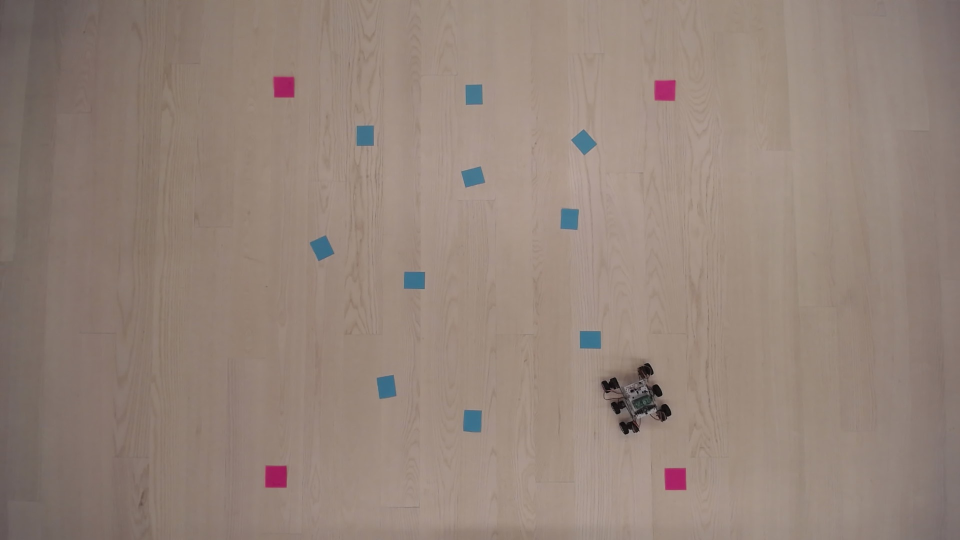
#> input picture src/img_processing/final_graph/graph_rover4.jpg, 1920 x 1080 px (shown at 1/2 size)
$ python find_rover2.py
#> lines starting #> are read from the running program, lines starting #| are printed output that depends on the picture; after the words box and inside, x2 and y2 are one past the last pixel; in counts of white or black regions, pixels touching at a corner belong together
### src/img_processing/img_tools.py
import cv2
import numpy as np
import matplotlib.pyplot as plt
import networkx as nx
import math
import scipy.spatial


def load_img(path):
    """Loads an image from the specified file path and resizes it by 50%.

    Args:
        path (str): Path of the image file.

    Returns:
        ndarray: Resized image.
    """
#> called with path = 'final_graph/graph_rover4.jpg'
    img = cv2.imread(path)
#> img is the input picture: shape (1080, 1920, 3); mean B, G, R 121.7, 131.9, 148.6
    return cv2.resize(img, (0, 0), fx=0.5, fy=0.5)
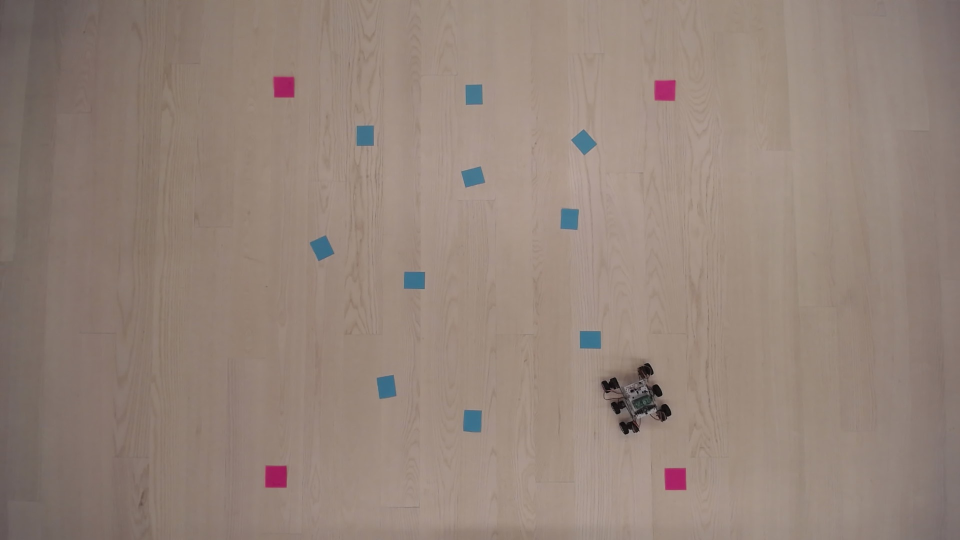
#> returned value: shape (540, 960, 3); mean of channels 0, 1, 2 121.9, 132, 148.7; drawn as B, G, R


# [8 lines left out: function print_img, not called in this run]


def img_treshold(img, HMin=95, SMin=59, VMin=0, HMax=104, SMax=255, VMax=255):
    """Applies threshold to an image based on HSV values.

    Args:
        img (ndarray): Image on which threshold is to be applied.
        HMin, SMin, VMin, HMax, SMax, VMax (int, optional): Min and Max values for Hue, Saturation and Value.

    Returns:
        ndarray: Thresholded image.
    """
#> called with HMin = 145, SMin = 96, VMin = 0, HMax = 179, SMax = 255, VMax = 255
    hsv = cv2.cvtColor(img, cv2.COLOR_BGR2HSV)
#> hsv: shape (540, 960, 3); mean H, S, V 12.9, 47.8, 149.2
    mask = cv2.inRange(hsv, (HMin, SMin, VMin), (HMax, SMax, VMax))
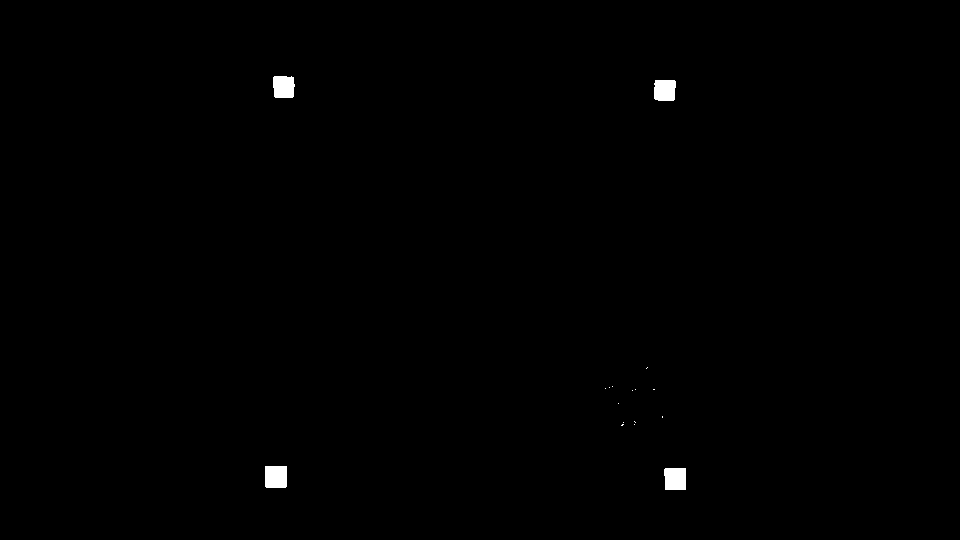
#> mask: shape (540, 960); 0.36% white; 17 white regions (13 under 20 px)
    return mask


def get_countours(img, min_contour_area=500):
    """Get contours from an image.

    Args:
        img (ndarray): Image from which to get contours.
        min_contour_area (int, optional): Minimum contour area to consider. Default is 500.

    Returns:
        list: List of contours which area is greater than the minimum contour area.
        hierarchy: Hierarchy of the contours.
    """
#> called with min_contour_area = 100
    contours, hierarchy = cv2.findContours(
        img, cv2.RETR_EXTERNAL, cv2.CHAIN_APPROX_NONE
    )
#> contours = 17 contours, 13 with area under 20; largest, box (x1, y1, x2, y2) and area: (265, 466, 287, 488) 440, (664, 468, 686, 490) 427, (273, 76, 295, 98) 406, (654, 80, 676, 101) 398
    valid_contours = []
    valid_hierarchy = []

    for i, cnt in enumerate(contours):
        area = cv2.contourArea(cnt)
        if area > min_contour_area:
            valid_contours.append(cnt)
            valid_hierarchy.append(hierarchy[0][i])
#> this loop made 17 passes
#> area on passes 1, 2, 16, 17: 427, 440, 398, 406.5
#> after the loop, valid_contours = 4 contours; box (x1, y1, x2, y2) and area: (265, 466, 287, 488) 440, (664, 468, 686, 490) 427, (273, 76, 295, 98) 406, (654, 80, 676, 101) 398; valid_hierarchy = [[1, -1, -1, -1], [2, 0, -1, -1], [16, 14, -1, -1], [-1, 15, -1, -1]]

    return valid_contours, np.array([valid_hierarchy])


def draw_contours(img, contours, hierarchy, idx=-1, color=(0, 255, 0), thickness=2):
    """Draws contours on an image.

    Args:
        img (ndarray): Image on which to draw contours.
        contours (list): Contours to be drawn.
        hierarchy (ndarray): Hierarchy of contours.
        idx (int, optional): Parameter indicating a contour to draw. If it is negative, all the contours are drawn.
        color (tuple, optional): Color of the contours.
        thickness (int, optional): Thickness of the contours.

    Returns:
        ndarray: Image with contours drawn.
    """
    cv2.drawContours(img, contours, idx, color, thickness, hierarchy=hierarchy)
    return img


def get_centre(contours):
    """Finds the center of contours.

    Args:
        contours (list): List of contours.

    Returns:
        list: List of center points for all contours.
    """
    centres = []
    for cnt in contours:
        M = cv2.moments(cnt)
        if M["m00"] != 0:
            cx = int(M["m10"] / M["m00"])
            cy = int(M["m01"] / M["m00"])
            centres.append((cx, cy))
    return centres


def draw_centre(img, centres, color=(0, 0, 255), thickness=2):
    """Draws center points on an image.

    Args:
        img (ndarray): Image on which to draw center points.
        centres (list): List of center points.
        color (tuple, optional): Color of the center points.
        thickness (int, optional): Thickness of the center points.

    Returns:
        ndarray: Image with center points drawn.
    """
    for centre in centres:
        cv2.circle(img, centre, 5, color, thickness)
    return img


def sort_points(centres):
    """Sorts a list of points based on their sum and difference.

    Args:
        centres (list): List of points to be sorted.

    Returns:
        ndarray: Array of sorted points.
    """

    # The top-left point will have the smallest sum whereas
    # the bottom-right point will have the largest sum
    centres = np.asarray(centres)
    s = centres.sum(axis=1)
    diff = np.diff(centres, axis=1)

    # Top-left point has smallest sum...
    # np.argmin(s) gives the index of min element
    # 'centres' is an array so we use centres[index] to access the element
    tl = centres[np.argmin(s)]

    # Bottom-right point has largest sum
    br = centres[np.argmax(s)]

    # Top-right point has smallest difference
    tr = centres[np.argmin(diff)]

    # Bottom-left point has largest difference
    bl = centres[np.argmax(diff)]

    return np.array([tl, tr, br, bl], dtype="float32")


def descrew(img, sorted_pts, real_width_cm, real_height_cm, dist_meas=False):
    """Corrects the perspective of an image.

    Args:
        img (ndarray): Image to be corrected.
        sorted_pts (ndarray): Sorted points defining the perspective.
        real_width_cm (float): Actual width of the object in the image.
        real_height_cm (float): Actual height of the object in the image.

    Returns:
        ndarray: Image with corrected perspective.
    """

    # Given that you know the real-world distances between the corner points,
    # we can assume the destination image should have this size.
    # We'll convert it to pixels assuming a DPI of 96 (common for web images).
    # This is used only for visualizing the result. For further calculations,
    # you'd need to keep using the real-world distances instead of pixels.

    dpi = 96  # Common DPI for web images, change it if you know the actual DPI of your image.
    dst_width_px = int(real_width_cm * dpi / 2.54)
    dst_height_px = int(real_height_cm * dpi / 2.54)

    if not dist_meas:
        dst = np.array(
            [
                [0, 0],
                [dst_width_px - 1, 0],
                [dst_width_px - 1, dst_height_px - 1],
                [0, dst_height_px - 1],
            ],
            dtype="float32",
        )
    else:
        dst = np.array(
            [
                [0, 0],
                [dst_width_px // 5 - 1, 0],
                [dst_width_px // 5 - 1, dst_height_px // 5 - 1],
                [0, dst_height_px // 5 - 1],
            ],
            dtype="float32",
        )

    # Calculate the perspective transform matrix and warp the perspective.
    M = cv2.getPerspectiveTransform(sorted_pts, dst)
    dst_width_px = dst_width_px // 5 if dist_meas else dst_width_px
    dst_height_px = dst_height_px // 5 if dist_meas else dst_height_px

    warp = cv2.warpPerspective(img, M, (dst_width_px, dst_height_px))
    print(f"New width: {dst_width_px}")
    print(f"New height: {dst_height_px}")

    return warp


# [121 lines left out: functions create_graph, draw_graph, draw_centre_and_lines, not called in this run]


def relative_orientation(template , current ) -> np.float32:
    reference_frame = cv2.cvtColor(template, cv2.COLOR_BGR2GRAY)
    current_frame = cv2.cvtColor(current, cv2.COLOR_BGR2GRAY)

    sift = cv2.SIFT_create()

    reference_keypoints, reference_descriptors = sift.detectAndCompute(
        reference_frame, None
    )
    current_keypoints, current_descriptors = sift.detectAndCompute(current_frame, None)

    matcher = cv2.FlannBasedMatcher()
    matches = matcher.knnMatch(reference_descriptors, current_descriptors, k=2)

    good_matches = []
    for m, n in matches:
        if m.distance < 0.75 * n.distance:
            good_matches.append(m)

    reference_points = [reference_keypoints[m.queryIdx].pt for m in good_matches]
    current_points = [current_keypoints[m.trainIdx].pt for m in good_matches]
    transformation, _ = cv2.estimateAffine2D(
        np.array(reference_points), np.array(current_points)
    )

    angle_rad = np.arctan2(transformation[1, 0], transformation[0, 0])
    angle_deg = -np.degrees(angle_rad)

    return angle_deg


# [116 lines left out: functions real_world_dist, detect_rover, detect_nodes, create_graph_spatial, not called in this run]

### src/img_processing/find_rover2.py
import cv2 as cv
import numpy as np
import matplotlib.pyplot as plt
from img_tools import *


def real_world_dist(coords_rover, coords_node, ratio_x, ratio_y):
    temp = coords_rover - coords_node
    temp[0] *= ratio_y
    temp[1] *= ratio_x
    return np.sqrt(temp[0] ** 2 + temp[1] ** 2)

# print(real_world_dist(np.array([0, 0]), np.array([1454, 1266]), 142.4/1266, 142.4/1454))

TEMPLATE = "feat_img/feat_det0.jpg"
DEFAULT_ORIENTATION = 90.0

# ---- Detecting the borders ----
first_img = load_img("final_graph/graph_rover4.jpg")
mask = img_treshold(first_img, HMin=145, SMin=96, VMin=0, HMax=179, SMax=255, VMax=255)
contours, hierarchy = get_countours(mask, 100)
#> contours has the same summary as valid_contours in get_countours
img = draw_contours(first_img, contours, hierarchy, color=(255, 0, 0))
centres = get_centre(contours)
#> the loop in get_centre, `for cnt in contours:` made 4 passes
#> (cx, cy) on passes 1 to 4: (674, 478), (275, 476), (664, 89), (283, 86)
#> after the loop in get_centre, `for cnt in contours:`: centres = [(674, 478), (275, 476), (664, 89), (283, 86)]
#> centres = [(674, 478), (275, 476), (664, 89), (283, 86)]
img = draw_centre(img, centres, color=(255, 0, 0))
#> the loop in draw_centre, `for centre in centres:` made 4 passes
#> after the loop in draw_centre, `for centre in centres:`:
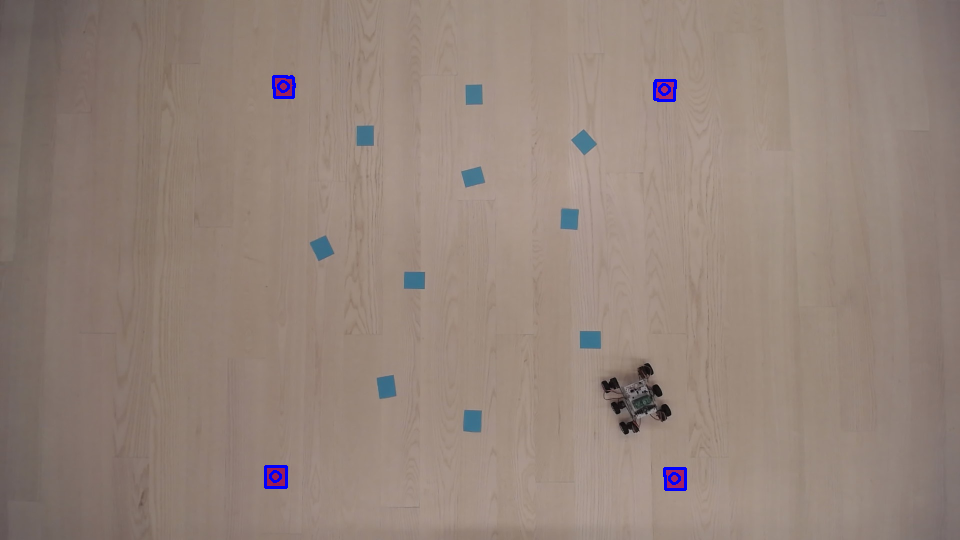
#> img: shape (540, 960, 3); mean of channels 0, 1, 2 122.2, 131.9, 148.3; drawn as B, G, R

sorted_pts = sort_points(centres)
#> in sort_points, `centres = np.asarray(centres)`: centres = [[674, 478], [275, 476], [664, 89], [283, 86]]
#> in sort_points, `s = centres.sum(axis=1)`: s = [1152, 751, 753, 369]
#> in sort_points, `diff = np.diff(centres, axis=1)`: diff = [-196, 201, -575, -197]
#> in sort_points, `tl = centres[np.argmin(s)]`: tl = [283, 86]
#> in sort_points, `br = centres[np.argmax(s)]`: br = [674, 478]
#> in sort_points, `tr = centres[np.argmin(diff)]`: tr = [664, 89]
#> in sort_points, `bl = centres[np.argmax(diff)]`: bl = [275, 476]
#> sorted_pts = [[283, 86], [664, 89], [674, 478], [275, 476]]
real_width_cm, real_height_cm = 175.1 - 7.6, 200.0 - 7.6
img = descrew(img, sorted_pts, real_width_cm, real_height_cm, dist_meas=True)
#> in descrew, `M = cv2.getPerspectiveTransform(sorted_pts, dst)`: M = [[3.34, 0.0685, -950.4], [-0.031, 3.93, -329.5], [-8.36e-06, 0.000122, 1]]
#> in descrew, `warp = cv2.warpPerspective(img, M, (dst_width_px, dst_height_px))`:
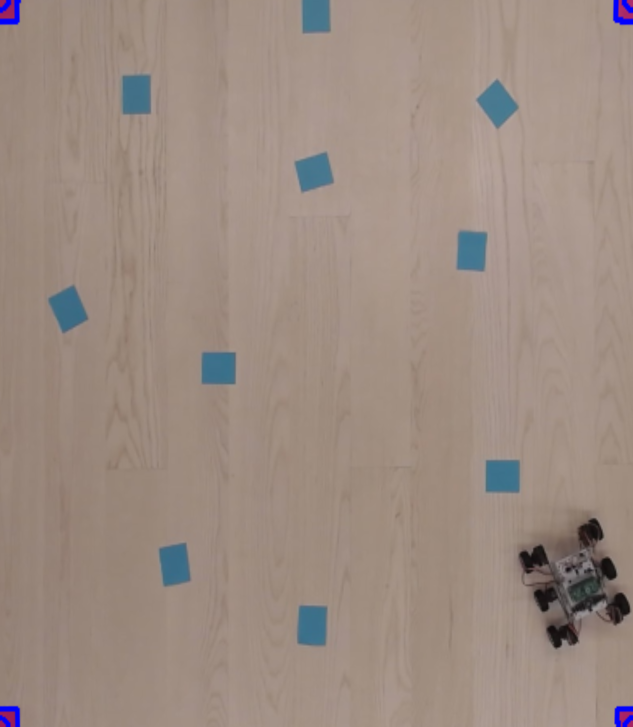
#> warp: shape (1454, 1266, 3) (shown at 1/2 size); mean of channels 0, 1, 2 130.1, 140.1, 156.7; drawn as B, G, R

plt.imshow(img)
plt.show()

cv.imwrite("descrewed_graph.jpg", img)

# ---- Orientation of the rover ----
turn_deg = relative_orientation(TEMPLATE, "img_graph/rover_0.jpg")
#> (the run stopped early here; a loop or call above may not have finished)

$ run again, with src/img_processing/final_graph/graph_rover1.jpg copied over src/img_processing/final_graph/graph_rover4.jpg
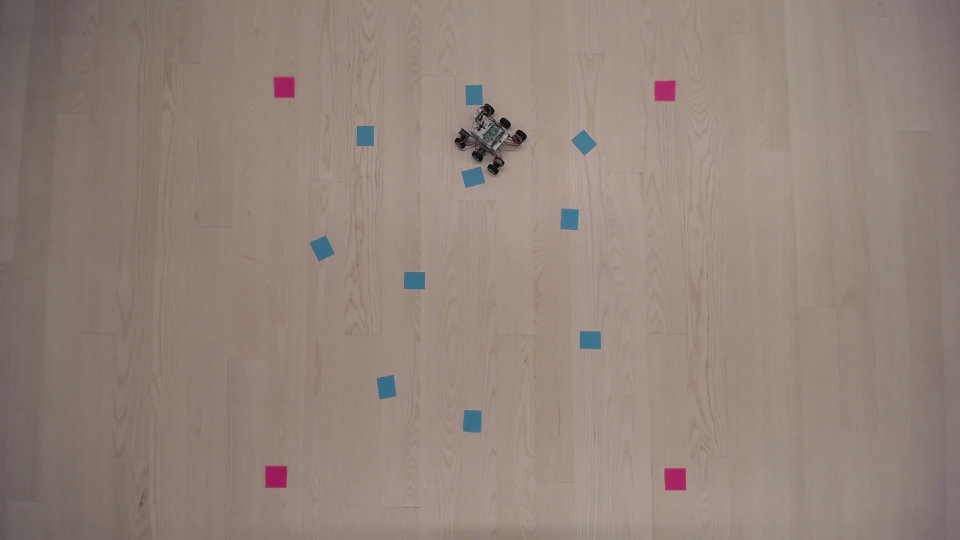
#> input picture src/img_processing/final_graph/graph_rover1.jpg, 1920 x 1080 px (shown at 1/2 size)
#> in load_img, img is the input picture: shape (1080, 1920, 3); mean B, G, R 122.3, 131.5, 147.3
#> hsv: shape (540, 960, 3); mean H, S, V 12.7, 44.9, 147.9
#> mask: shape (540, 960); 0.36% white; 18 white regions (14 under 20 px)
#> in get_countours, `contours, hierarchy = cv2.findContours( img, cv2.RETR_EXTERNAL, cv2.CH..`: contours = 18 contours, 14 with area under 20; largest, box (x1, y1, x2, y2) and area: (265, 466, 287, 488) 440, (664, 468, 686, 491) 434, (273, 77, 295, 98) 402, (654, 80, 676, 101) 392
#> the loop in get_countours, `for i, cnt in enumerate(contours):` made 18 passes
#> area on passes 1, 2, 17, 18: 434.5, 440, 392.5, 402.5
#> after the loop in get_countours, `for i, cnt in enumerate(contours):`: valid_contours = 4 contours; box (x1, y1, x2, y2) and area: (265, 466, 287, 488) 440, (664, 468, 686, 491) 434, (273, 77, 295, 98) 402, (654, 80, 676, 101) 392; valid_hierarchy = [[1, -1, -1, -1], [2, 0, -1, -1], [17, 15, -1, -1], [-1, 16, -1, -1]]
#> `contours, hierarchy = get_countours(mask, 100)`: contours has the same summary as valid_contours in get_countours
#> the loop in get_centre, `for cnt in contours:` made 4 passes
#> (cx, cy) on passes 1 to 4: (674, 478), (275, 476), (664, 90), (283, 86)
#> after the loop in get_centre, `for cnt in contours:`: centres = [(674, 478), (275, 476), (664, 90), (283, 86)]
#> the loop in draw_centre, `for centre in centres:` made 4 passes
#> after the loop in draw_centre, `for centre in centres:`:
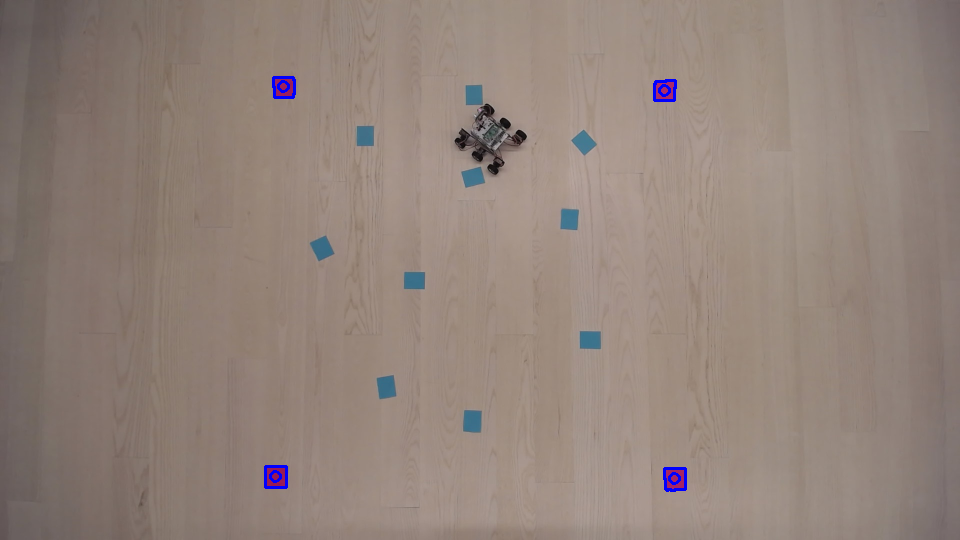
#> img: shape (540, 960, 3); mean of channels 0, 1, 2 122.8, 131.4, 147; drawn as B, G, R
#> in sort_points, `centres = np.asarray(centres)`: centres = [[674, 478], [275, 476], [664, 90], [283, 86]]
#> s = [1152, 751, 754, 369]
#> diff = [-196, 201, -574, -197]
#> tl = [283, 86]
#> br = [674, 478]
#> tr = [664, 90]
#> bl = [275, 476]
#> sorted_pts = [[283, 86], [664, 90], [674, 478], [275, 476]]
#> M = [[3.32, 0.0681, -946], [-0.0412, 3.93, -325.9], [-1.54e-05, 0.000122, 1]]
#> in descrew, `warp = cv2.warpPerspective(img, M, (dst_width_px, dst_height_px))`:
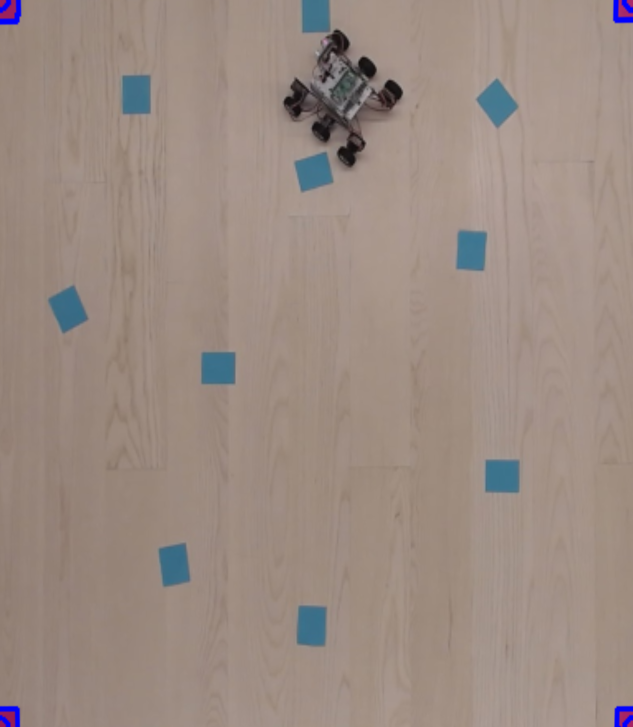
#> warp: shape (1454, 1266, 3) (shown at 1/2 size); mean of channels 0, 1, 2 130.7, 139.6, 155.7; drawn as B, G, R
